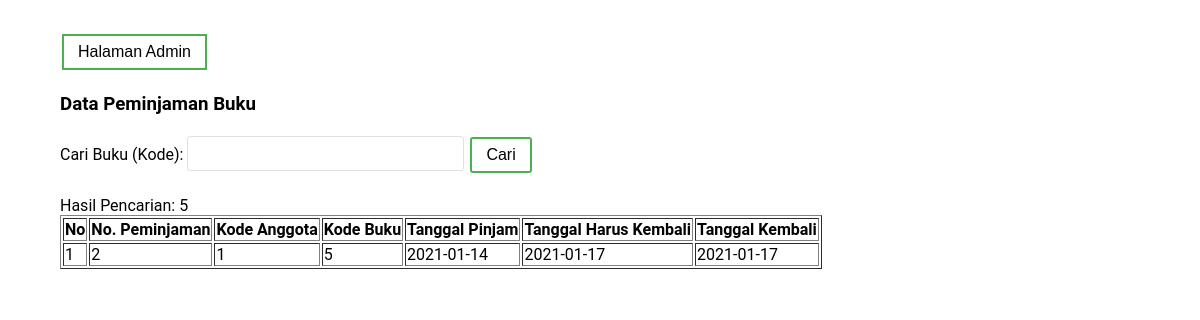
The page /peminjaman.php?cari=5 (signed in) on the database its author committed.
### tables this page shows
CREATE TABLE `peminjaman` (
  `nopeminjaman` int(50) NOT NULL,
  `kodeangt` int(50) NOT NULL,
  `kodebk` int(50) NOT NULL,
  `tglpinjam` date NOT NULL,
  `tglhrskembali` date NOT NULL,
  `tglkembali` date NOT NULL
);

### peminjaman.php (the view, shortened to what this page needs)
<?php
include("koneksi.php");
?>
<!DOCTYPE html>
<html lang="en">
<head>
    <link rel="stylesheet" href="sugar.css">
</head>
<body>
    <div class="container">
        <a href="dashboard.php"><button class="button button1" type="submit">Halaman Admin</button></a>
        <h3>Data Peminjaman Buku</h3>
        <form action="" method="get">
            <label for="">Cari Buku (Kode): </label>
            <input type="text" name="cari" id="cari">
            <input class="button button1" type="submit" value="Cari">
        </form>
        <br>
        <?php
    if (isset($_GET['cari'])) {
    $cari = $_GET['cari'];
    echo "Hasil Pencarian: ".$cari;
    }
    ?>
        <table border="1">
            <tr>
                <th>No</th>
                <th>No. Peminjaman</th>
                <th>Kode Anggota</th>
                <th>Kode Buku</th>
                <th>Tanggal Pinjam</th>
                <th>Tanggal Harus Kembali</th>
                <th>Tanggal Kembali</th>
            </tr>
            <?php
    if (isset($_GET['cari'])) {
        $cari = $_GET['cari'];
        $sql = "SELECT * FROM peminjaman WHERE kodebk LIKE '%".$cari."%'";
        $tampil  = mysqli_query($connect, $sql);
    } else {
        $sql = "SELECT * FROM peminjaman";
        $tampil = mysqli_query($connect, $sql);
    }
    $no = 1;
    while ($r = mysqli_fetch_array($tampil)) {
    ?>
            <tr>
                <td><?php echo $no++; ?></td>
                <td><?php echo $r['nopeminjaman']; ?></td>
                <td><?php echo $r['kodeangt']; ?></td>
                <td><?php echo $r['kodebk']; ?></td>
                <td><?php echo $r['tglpinjam']; ?></td>
                <td><?php echo $r['tglhrskembali']; ?></td>
                <td><?php echo $r['tglkembali']; ?></td>
            </tr>
            <?php } ?>
        </table>
    </div>
</body>
</html>

### sugar.css (style rules this page uses)
body { font-family: "roboto"; }
.container { max-width: 1080px; margin: 20px auto; background: #fff; overflow: hidden; padding: 10px; }
input { padding: 5px; border: solid #e1e1e1 1px; border-radius: 3px; font-size: 15pt; }
.button { background-color: #4CAF50; border: none; color: white; padding: 7px 14px; text-align: center; text-decoration: none; display: inline-block; font-size: 16px; margin: 4px 2px; transition-duration: 0.4s; cursor: pointer; }
.button1 { background-color: white; color: black; border: 2px solid #4CAF50; }

### rows shown on the page
peminjaman: nopeminjaman "2", kodeangt "1", kodebk "5", tglpinjam "2021-01-14", tglhrskembali "2021-01-17", tglkembali "2021-01-17"

### other values the page prints
$cari "5"
